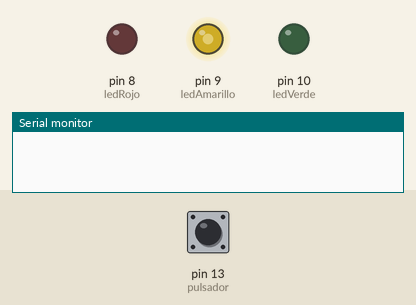
Simulated run of this sketch. Board: Arduino Uno, built with avr-gcc and run on an emulated ATmega328P. On the bench: output pins drawn as LEDs (lit = HIGH), the last lines printed to the serial monitor. Dashed ring = blinking. The test bench sets the inputs (shaded band); at power-on: pin 13 (pulsador) HIGH.

Above: at 1.2 s.
1.3 s: pin 13 (pulsador) pulled LOW for 0.15 s
At 1.9 s:
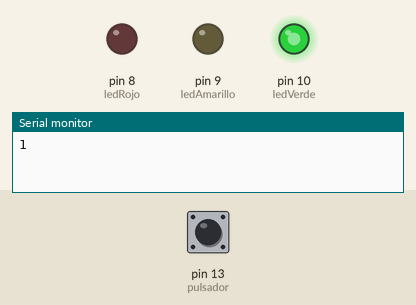
2.9 s: pin 13 (pulsador) pulled LOW for 1 s
At 3.8 s:
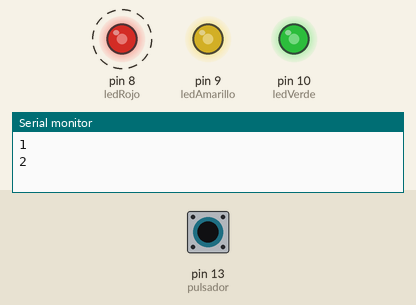
5.9 s: pin 13 (pulsador) pulled LOW for 0.15 s
At 6.17 s:
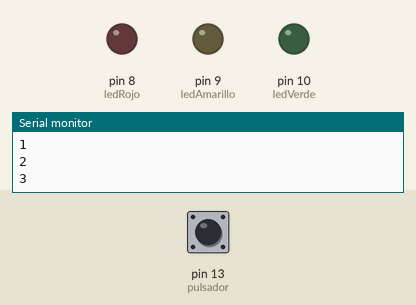
9.0 s: pin 13 (pulsador) pulled LOW for 3.2 s
13.7 s: pin 13 (pulsador) pulled LOW for 0.15 s
At 14.2 s:
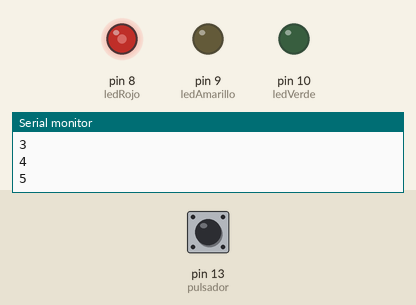
16.8 s: pin 13 (pulsador) pulled LOW for 1 s
At 17.3 s:
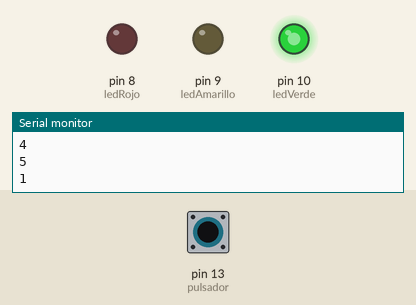
Timing chart, 0 to 19.8 s (numbered marks = the images above; inputs shaded):
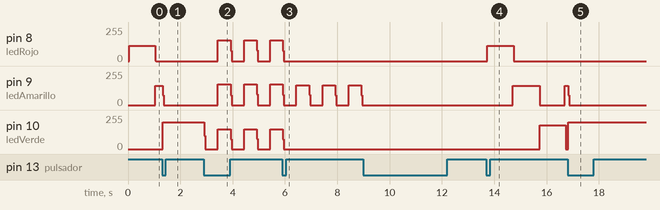

Measured:
- after the input at 1.3 s, pin 10 (ledVerde): 0/255 → 201/255 at once
- after the input at 2.9 s, pin 8 (ledRojo): alternates 157/255 for 0.48 s and 0/255 for 0.52 s, starting after 0.54 s; pin 9 (ledAmarillo): 0/255 → 154/255 after 0.54 s, → 0/255 0.48 s later, → 156/255 0.52 s later, → 0/255 0.48 s later, … (5 changes in this stretch)
- after the input at 5.9 s, pin 8 (ledRojo), pin 10 (ledVerde): goes on until 6.0 s, then stays 0/255
- after the input at 9.0 s, pin 9 (ledAmarillo): stays 0/255 (without the input it goes to 150/255 after 0.44 s)
- after the input at 13.7 s, pin 8 (ledRojo): 0/255 → 114/255 at once, → 0/255 1.0 s later; pin 9 (ledAmarillo): 0/255 → 146/255 after 1.0 s, → 0/255 1.0 s later, → 144/255 0.96 s later; pin 10 (ledVerde): 0/255 → 180/255 after 2.0 s, → 0/255 1.0 s later
- after the input at 16.8 s, pin 8 (ledRojo): stays 0/255 (without the input it goes to 125/255 after 0.90 s); pin 10 (ledVerde): 0/255 → 201/255 at once

The sketch:

Ejercicio3_act.ino
```cpp
int ledRojo = 8;
int ledAmarillo = 9;
int ledVerde = 10;
int pulsador = 13;

// Empieza en tráfico
int modo = 5;
int estadoAnterior = HIGH;
unsigned long tiempo = 0;

// Estados del semáforo
// 0=Rojo, 1=Amarillo, 2=Verde, 3=Amarillo
int estadoSemaforo = 0;

bool estadoParpadeo = false;

void setup() {
  pinMode(ledRojo, OUTPUT);
  pinMode(ledAmarillo, OUTPUT);
  pinMode(ledVerde, OUTPUT);
  pinMode(pulsador, INPUT_PULLUP);
  Serial.begin(9600);
}

void loop() {

  unsigned long ahora = millis();
  int estadoBoton = digitalRead(pulsador);

  if (estadoAnterior == HIGH && estadoBoton == LOW) {
    modo++;
    if (modo > 5) {
      modo = 1;
    }
    tiempo = millis();
    estadoSemaforo = 0;
    estadoParpadeo = false;
    Serial.println(modo);
  }

  estadoAnterior = estadoBoton;

  // Apagar todo
  digitalWrite(ledRojo, LOW);
  digitalWrite(ledAmarillo, LOW);
  digitalWrite(ledVerde, LOW);

  // Condiciones

  if (modo == 1) {
    digitalWrite(ledVerde, HIGH);
  }

  else if (modo == 2) {

    if (ahora - tiempo >= 500) {
      tiempo = ahora;
      estadoParpadeo = !estadoParpadeo;
    }

    digitalWrite(ledRojo, estadoParpadeo);
    digitalWrite(ledAmarillo, estadoParpadeo);
    digitalWrite(ledVerde, estadoParpadeo);
  }

  else if (modo == 3) {

    if (ahora - tiempo >= 500) {
      tiempo = ahora;
      estadoParpadeo = !estadoParpadeo;
    }

    digitalWrite(ledAmarillo, estadoParpadeo);
  }

  else if (modo == 4) {
    // No se enciende nada
  }

  else if (modo == 5) {

    if (ahora - tiempo >= 1000) {
      tiempo = ahora;
      estadoSemaforo++;
      if (estadoSemaforo > 3) {
        estadoSemaforo = 0;
      }
    }

    if (estadoSemaforo == 0) {
      digitalWrite(ledRojo, HIGH);
    }
    else if (estadoSemaforo == 1) {
      digitalWrite(ledAmarillo, HIGH);
    }
    else if (estadoSemaforo == 2) {
      digitalWrite(ledVerde, HIGH);
    }
    else if (estadoSemaforo == 3) {
      digitalWrite(ledAmarillo, HIGH);
    }
  }
}
```
